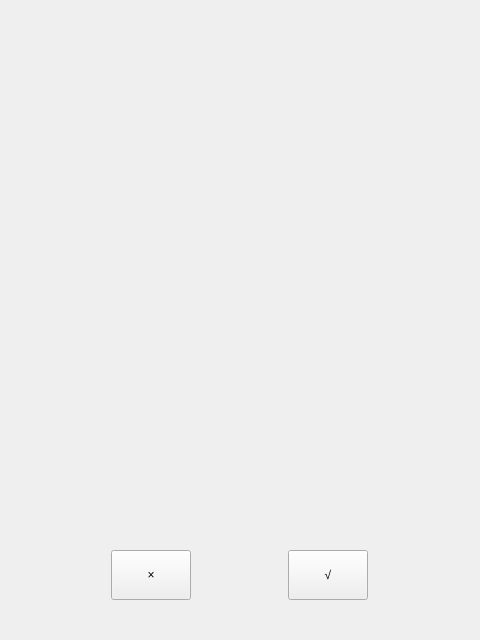
<?xml version="1.0" encoding="UTF-8"?>
<ui version="4.0">
 <class>Show</class>
 <widget class="QWidget" name="Show">
  <property name="geometry">
   <rect>
    <x>0</x>
    <y>0</y>
    <width>480</width>
    <height>640</height>
   </rect>
  </property>
  <property name="windowTitle">
   <string>Show</string>
  </property>
  <widget class="QLabel" name="canvas">
   <property name="geometry">
    <rect>
     <x>60</x>
     <y>30</y>
     <width>360</width>
     <height>480</height>
    </rect>
   </property>
   <property name="text">
    <string/>
   </property>
  </widget>
  <widget class="QWidget" name="">
   <property name="geometry">
    <rect>
     <x>60</x>
     <y>540</y>
     <width>361</width>
     <height>71</height>
    </rect>
   </property>
   <layout class="QHBoxLayout" name="horizontalLayout">
    <property name="leftMargin">
     <number>0</number>
    </property>
    <item>
     <widget class="QPushButton" name="cancel">
      <property name="maximumSize">
       <size>
        <width>80</width>
        <height>50</height>
       </size>
      </property>
      <property name="text">
       <string>×</string>
      </property>
     </widget>
    </item>
    <item>
     <spacer name="horizontalSpacer">
      <property name="orientation">
       <enum>Qt::Horizontal</enum>
      </property>
      <property name="sizeType">
       <enum>QSizePolicy::Maximum</enum>
      </property>
      <property name="sizeHint" stdset="0">
       <size>
        <width>40</width>
        <height>20</height>
       </size>
      </property>
     </spacer>
    </item>
    <item>
     <widget class="QPushButton" name="confirm">
      <property name="maximumSize">
       <size>
        <width>80</width>
        <height>50</height>
       </size>
      </property>
      <property name="text">
       <string>√</string>
      </property>
     </widget>
    </item>
   </layout>
  </widget>
 </widget>
 <resources/>
 <connections/>
</ui>
